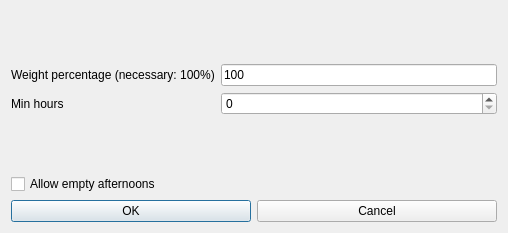
<?xml version="1.0" encoding="UTF-8"?>
<ui version="4.0">
 <class>ModifyConstraintStudentsMinHoursPerAfternoonForm_template</class>
 <widget class="QDialog" name="ModifyConstraintStudentsMinHoursPerAfternoonForm_template">
  <property name="geometry">
   <rect>
    <x>0</x>
    <y>0</y>
    <width>508</width>
    <height>233</height>
   </rect>
  </property>
  <property name="windowTitle">
   <string extracomment="This is the title of the dialog to modify a constraint of this type">Modify students min hours per afternoon</string>
  </property>
  <layout class="QGridLayout" name="gridLayout">
   <item row="2" column="2">
    <widget class="QSpinBox" name="minHoursSpinBox"/>
   </item>
   <item row="1" column="2">
    <widget class="QLineEdit" name="weightLineEdit">
     <property name="text">
      <string notr="true">100</string>
     </property>
    </widget>
   </item>
   <item row="5" column="0" colspan="3">
    <layout class="QHBoxLayout" name="horizontalLayout">
     <item>
      <widget class="QPushButton" name="okPushButton">
       <property name="text">
        <string>OK</string>
       </property>
      </widget>
     </item>
     <item>
      <widget class="QPushButton" name="cancelPushButton">
       <property name="text">
        <string>Cancel</string>
       </property>
      </widget>
     </item>
    </layout>
   </item>
   <item row="4" column="0" colspan="3">
    <widget class="QCheckBox" name="allowEmptyAfternoonsCheckBox">
     <property name="text">
      <string>Allow empty afternoons</string>
     </property>
     <property name="checkable">
      <bool>true</bool>
     </property>
     <property name="checked">
      <bool>false</bool>
     </property>
    </widget>
   </item>
   <item row="2" column="0">
    <widget class="QLabel" name="minHoursTextLabel">
     <property name="frameShape">
      <enum>QFrame::NoFrame</enum>
     </property>
     <property name="frameShadow">
      <enum>QFrame::Plain</enum>
     </property>
     <property name="text">
      <string>Min hours</string>
     </property>
     <property name="wordWrap">
      <bool>false</bool>
     </property>
    </widget>
   </item>
   <item row="0" column="1">
    <spacer name="verticalSpacer">
     <property name="orientation">
      <enum>Qt::Vertical</enum>
     </property>
     <property name="sizeHint" stdset="0">
      <size>
       <width>20</width>
       <height>40</height>
      </size>
     </property>
    </spacer>
   </item>
   <item row="1" column="0" colspan="2">
    <widget class="QLabel" name="weightTextLabel">
     <property name="frameShape">
      <enum>QFrame::NoFrame</enum>
     </property>
     <property name="frameShadow">
      <enum>QFrame::Plain</enum>
     </property>
     <property name="text">
      <string>Weight percentage (necessary: 100%)</string>
     </property>
     <property name="wordWrap">
      <bool>false</bool>
     </property>
    </widget>
   </item>
   <item row="3" column="1">
    <spacer name="verticalSpacer_2">
     <property name="orientation">
      <enum>Qt::Vertical</enum>
     </property>
     <property name="sizeHint" stdset="0">
      <size>
       <width>20</width>
       <height>40</height>
      </size>
     </property>
    </spacer>
   </item>
  </layout>
 </widget>
 <layoutdefault spacing="6" margin="11"/>
 <resources/>
 <connections/>
</ui>
